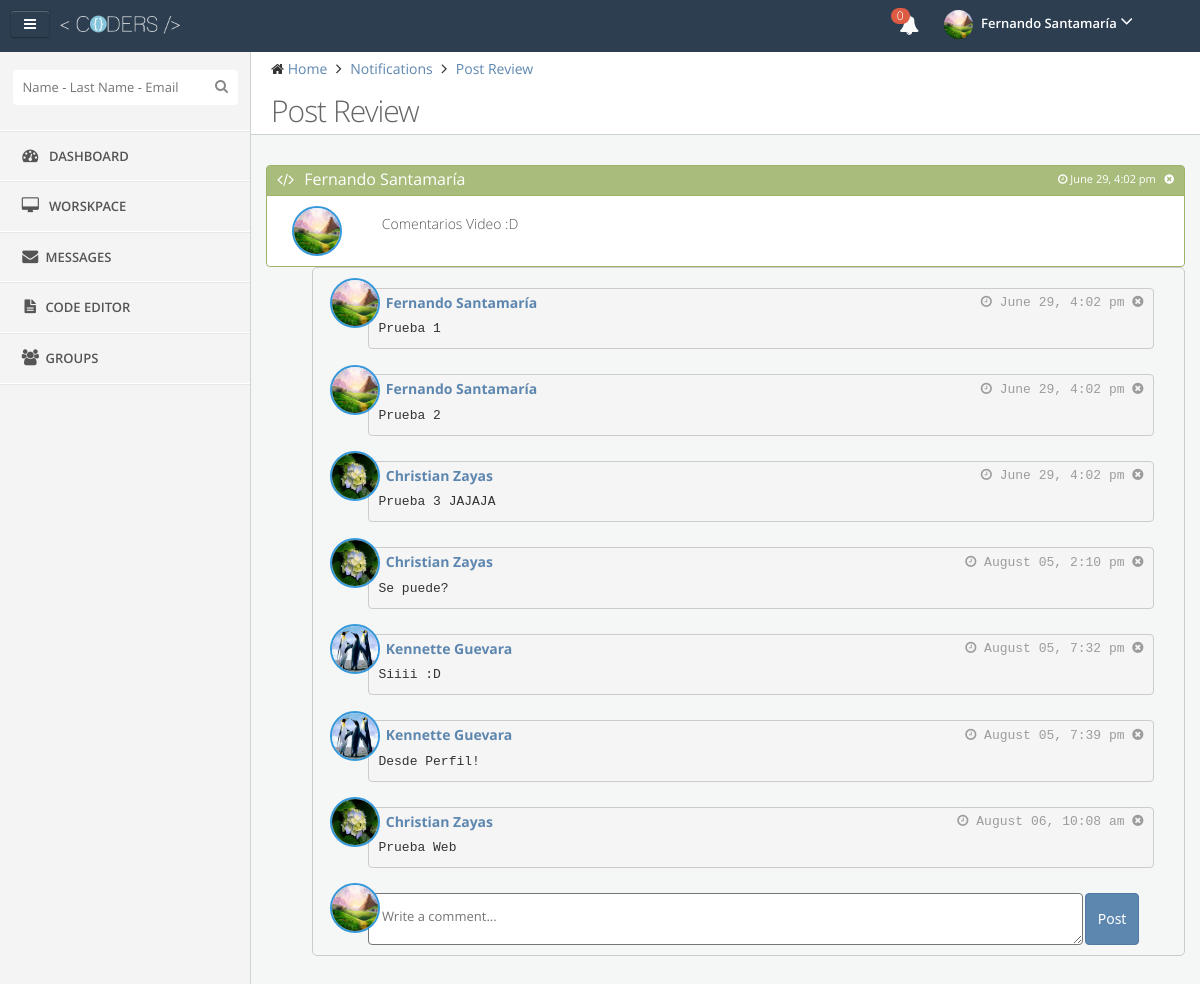
The app's page /Coders90/Coders-En/content/?r=post&i=jos2014fe04f3187570220140629040214 (signed in) with its own data.
### tables this page shows
CREATE TABLE IF NOT EXISTS `post` (
  `PostID` varchar(34) NOT NULL,
  `UserID` varchar(20) NOT NULL,
  `Content` longtext NOT NULL,
  `Date` date DEFAULT NULL,
  `Time` time NOT NULL,
  `View` int(11) NOT NULL,
  PRIMARY KEY (`PostID`),
  KEY `UserID_idx` (`UserID`)
);

CREATE TABLE IF NOT EXISTS `users` (
  `UserID` varchar(20) NOT NULL,
  `Name` varchar(15) NOT NULL,
  `LastName` varchar(15) NOT NULL,
  `Email` varchar(50) NOT NULL,
  `Pass` varchar(255) NOT NULL,
  `BirthDate` date NOT NULL,
  `Track` tinyint(1) NOT NULL,
  `Admin` tinyint(1) NOT NULL,
  `Block` tinyint(1) NOT NULL,
  PRIMARY KEY (`UserID`),
  UNIQUE KEY `UserID_UNIQUE` (`UserID`)
);

CREATE TABLE IF NOT EXISTS `postcomments` (
  `CommentID` int(11) NOT NULL AUTO_INCREMENT,
  `UserID` varchar(20) NOT NULL,
  `Content` mediumtext NOT NULL,
  `View` int(11) NOT NULL,
  `Date` date NOT NULL,
  `Time` time NOT NULL,
  `PostID` varchar(255) NOT NULL,
  PRIMARY KEY (`CommentID`),
  KEY `CommentPostID_idx` (`PostID`)
);

### Coders90/Coders-En/SQLFunc.php (called while the page is built, shortened)
<?php
function numberNotifications(){
	include("../BDD.php");
	$query="SELECT notifications.*, users.Name, users.LastName FROM notifications INNER JOIN users ON users.UserID=notifications.User WHERE notifications.UserID='".$_SESSION['UserID']."' AND View='0' ORDER BY Date DESC, TIME DESC";
	$result=mysql_query($query,$dbconn);
	$total=mysql_num_rows($result);
	return $total;
}
?>

### Coders90/Coders-En/content/index.php (the view, shortened to what this page needs)
<?php
	include("../BDD.php");
	if((isset($_GET['r']) && !empty($_GET['r']))){
		if ($_GET['r']=='post') {
			$comment="";
			$query="SELECT post.*, users.Name, users.Lastname FROM post INNER JOIN users on users.UserID=post.UserID WHERE post.PostID='".$_GET['i']."' AND View='1' LIMIT 1";
			$result=mysql_query($query,$dbconn);
			while ($row=mysql_fetch_array($result)) {
				if ($row[1]==$_SESSION['UserID']) {
					$content= "
					<div class='box border green' style='z-index:1; position:relative;'>
				    	<div class='box-title small'>
							<h4><i class='fa fa-code'></i><a idf='".$row[0]."'  style='text-decoration: none; color:white; cursor:pointer;' class='profile'>".$row[6]." ".$row[7]."</a></h4>
							<div class='pull-right'>
								<span class='timeclass pull-right'>
									<i class='fa fa-clock-o'></i>
									<span>".strftime("%B %d",strtotime($row[3])) .", ".date("g:i a", strtotime($row[4]))."</span>
									<span>&nbsp;&nbsp;<span class='compose tip-left' title='Delete Post'><i class='fa fa-times-circle delete-comment timeclass' title='Delete Post' idf='".$row[0]."' post-idf='".$row[7]."' onClick='delPost(this)'></i></span></span>
								</span>
							</div>
						</div>
						<div class='box-body clearfix' style='word-wrap:break-word;'>
							<span>
								<div class='col-xs-2 col-md-1'>
									<img class='img-perfil' src='../img/avatars/".$row[1].".jpg' onerror=\"this.src='../img/avatars/default.jpg'\" width='50' height='50'>
								</div>
								<div class='col-xs-8 col-md-10'>
									<div class='col-xs-12 col-md-12' style='word-wrap:break-word;'>
										<h5>
											<span>".htmlentities($row[2],ENT_NOQUOTES,"UTF-8")."</span>
										</h5>
									</div>
								</div>
							</span>
						</div>
					</div>";
				}
			}
			$query="SELECT postcomments.*, users.Name, users.Lastname FROM postcomments INNER JOIN users on users.UserID=postcomments.UserID WHERE postcomments.PostID='".$_GET['i']."' AND View='1' ORDER BY Date ASC, Time ASC";
			$result=mysql_query($query,$dbconn);
			$comment.="<div class='comment pull-right' style='border: solid 1px #cbcbcb; position: relative; width:95%; border-radius: 5px; margin-top: -25px;'>
						<div class='divide-20'></div>";
			while($row = mysql_fetch_array($result)){
				$postIDF=$row[6];
				$resPost=substr($postIDF, 0,20)	;
				if ($_SESSION['UserID']==$resPost) {
					$comment.="<div class='box-body clearfix adjust-text' style='word-wrap:break-word;'>
								<span>
									<div class='adjust-img'>
										<img class='img-perfil' src='../img/avatars/".$row[1].".jpg' onerror=\"this.src='../img/avatars/default.jpg'\" width='50' height='50'>
									</div>
									<div class='col-xs-12 col-md-12'>
										<div class='col-xs-12 col-md-12' style='word-wrap:break-word;'>
											<pre><a style='text-decoration: none;' href='../profile/index.php?user=".$row[1]."'><h5 class='comment-name' >"."  ".$row[7]." ".$row[8]."</a></h5><span class='pull-right comment-time'><i class='fa fa-clock-o'></i> ".strftime("%B %d",strtotime($row[4])) .", ".date("g:i a", strtotime($row[5]))." "."<i class='fa fa-times-circle delete-comment' title='Delete Comment' idf='".$row[0]."' post-idf='".$row[6]."' onClick='delComment(this)'></i></span>".htmlentities($row[2],ENT_NOQUOTES,"UTF-8")."</pre>
										</div>
									</div>
								</span>
							</div>
							<div class='divide-15'></div>";
				}
			}
			$comment.="<div class='box-body clearfix adjust-text' style='word-wrap:break-word;'>
						<span>
							<div class='adjust-img'>
								<img class='img-perfil' src='../img/avatars/".$_SESSION['UserID'].".jpg' onerror=\"this.src='../img/avatars/default.jpg'\" width='50' height='50'>
							</div>
							<div class='col-xs-10 col-md-11'>
								<div class='col-xs-12 col-md-12'>
									<textarea style='padding: 1em;' class='comment-area ".$_GET['i']."' placeholder='Write a comment...'></textarea>
									<div class='divide-10'></div>
								</div>
							</div>
							<div class='col-xs-1 col-md-1'>
								<div class='col-xs-12 col-md-12'>
									<button class='btn btn-primary comment-btn' idf='".$_GET['i']."' style='margin-left:-4.2em; margin-top:0em; height:3.7em;' onClick='postComment(this)' onKeyDown='enterPress(this)'>Post</button>
								</div>
							</div>
						</span>
					</div>
				</div>";
		} else{
			header('Location: ../error/404.html');
		}
	} else {
		header('Location: ../error/404.html');
	}
	require("../SQLFunc.php");
?>
<!DOCTYPE html>
<html lang="en">
<head>
	<link rel="stylesheet" type="text/css" href="../css/style.css" >
	<link rel="stylesheet" type="text/css"  href="../css/themes/default.css">
	<link rel="stylesheet" type="text/css"  href="../css/responsive.css" >
	<link rel="stylesheet" href="../editor/jquery-ui/css/coders/jquery-ui-1.10.4.custom.css">
	<link href="../font-awesome/css/font-awesome.min.css" rel="stylesheet">
	<link href='../css/fonts.css' rel='stylesheet' type='text/css'>
</head>
<body>
<header class="navbar clearfix navbar-fixed-top" id="header">
	<div class="container">
		<div class="navbar-brand">
			<a href="../dashboard/">
				<img src="../img/logo/logo.png" alt="Coders Logo" class="img-responsive" height="30" width="120">
			</a>
			<div id="sidebar-collapse" class="sidebar-collapse btn">
				<i class="fa fa-bars"
					data-icon1="fa fa-bars"
					data-icon2="fa fa-bars"></i>
			</div>
		</div>
		<ul class="nav navbar-nav pull-right">
			<li class="dropdown" id="header-notification">
				<a href="#" class="dropdown-toggle" data-toggle="dropdown">
					<i class="fa fa-bell"></i>
					<span class="badge"><?php echo numberNotifications();?></span>
				</a>
			</li>
			<li class="dropdown user" id="header-user">
				<a href="#" class="dropdown-toggle" data-toggle="dropdown">
					<img alt="" src="../img/avatars/<?php echo $_SESSION['UserID'];?>.jpg" onerror="this.src='../img/avatars/default.jpg'"/>
					<span class="username"><?php echo $_SESSION['UserName']." ".$_SESSION['UserLast'];?></span>
					<i class="fa fa-angle-down"></i>
				</a>
			</li>
		</ul>
	</div>
</header>
<section id="page">
			<div id="sidebar" class="sidebar sidebar-fixed">
				<div class="sidebar-menu nav-collapse">
					<div class="divide-20"></div>
					<div id="search-bar">
						<input type="text" id="searchbar" class="search" autocomplete="off" placeholder="Name - Last Name - Email"><i class="fa fa-search search-icon"></i>
					</div>
					<ul>
						<li>
							<a href="../dashboard/">
								<i class="fa fa-tachometer fa-fw"></i> <span class="menu-text">Dashboard</span>
							</a>
						</li>
						<li>
							<a href="../workspace/">
								<i class="fa fa-desktop fa-fw"></i> <span class="menu-text">Worskpace</span>
							</a>
						</li>
						<li>
							<a href="../messages/">
								<i class="fa fa-envelope fa-fw"></i><span class="menu-text">Messages
								</span>
							</a>
						</li>
						<li>
							<a href="../editor/">
								<i class="fa fa-file-text fa-fw"></i><span class="menu-text">Code Editor
								</span>
							</a>
						</li>
						<li>
							<a href="../groups/">
								<i class="fa fa-group fa-fw"></i><span class="menu-text">Groups
								</span>
							</a>
						</li>
					</ul>
				</div>
			</div>
	<div id="main-content">
		<div class="container pull-left">
			<div class="row">
				<div id="content" class="col-lg-12">
					<div class="row">
						<div class="col-sm-12">
							<div class="page-header">
								<ul class="breadcrumb">
									<li>
										<i class="fa fa-home"></i>
										<a href="../dashboard/">Home</a>
									</li>
									<li>
										<a href="../notifications/">Notifications</a>
									</li>
									<li>
										<a href="#">Post Review</a>
									</li>
								</ul>
								<div class="clearfix">
									<h3 class="content-title pull-left">
										Post Review
									</h3>
								</div>
							</div>
						</div>
					</div>
					<div class="row">
						<div class="col-xs-12 col-md-12 pull-right">
						<?php
							echo $content;
							echo $comment;
						?>
					</div>
				</div>
			</div>
		</div>
	</div>
</section>
</body>
</html>

### Coders90/Coders-En/css/themes/default.css (style rules this page uses)
#page { background: none repeat scroll 0 0 #f4f4f4; }
.navbar { background: none repeat scroll 0 0 #2C3E50; border: none; border-radius: 0; margin: 0; }
.navbar .navbar-brand { float: left; font-size: 18px; line-height: 20px; padding: 15px; width: 250px; }
.navbar .navbar-brand img { position: absolute; max-width: 60%; height: 30px; width: 120px; top:10px; left: 60px; }
.navbar .dropdown-toggle { color: #FFFFFF; }
.navbar .dropdown-toggle i { color: #FFFFFF; font-size: 20px; }
.navbar .dropdown-toggle .badge { background-color: #dd5a43; border-radius: 100px !important; font-size: 12px !important; font-weight: 300; height: 16px; padding: 2px 6px; position: absolute; right: 24px; text-align: center; text-shadow: none !important; top: 8px; }
.navbar .dropdown-toggle .username { font-weight: 600; }
.navbar #header-notification .dropdown-toggle i, .navbar #header-message .dropdown-toggle i { color: #fafafa; text-shadow: none; }
.navbar .nav.navbar-nav.pull-right { min-width: 300px; }
.dropdown.user a.dropdown-toggle { padding: 10px 10px 11px; }
.dropdown.user img { margin-right: 5px; border-radius: 99px; height: 29px; width: 29px; }
#sidebar { background: none repeat scroll 0 0 #f4f4f4; padding: 0 !important; width: 250px; position: absolute; border-bottom: 1px solid #e7e7e7; }
.sidebar-fixed { position: fixed !important; }
#sidebar * { text-overflow: ellipsis; }
.sidebar-menu > ul { list-style: none; margin: 0; padding: 0; margin-top: 15px; border-bottom: 1px solid #FFFFFF !important; border-top: 1px solid #FFFFFF !important; }
.sidebar-menu > ul > li { display: block; margin: 0; padding: 0; border: 0px; }
.sidebar-menu > ul > li > a { display: block; position: relative; margin: 0; border: 0 none; padding: 15px 15px 15px 20px; text-decoration: none; font-size: 13px; font-weight: 600; text-transform: uppercase; }
.sidebar-menu > ul > li a i { color: #555555; font-size: 16px; margin-right: 5px; }
.sidebar-menu > ul > li > a { border-bottom: 1px solid #ffffff !important; border-top: 1px solid #e7e7e7 !important; color: #555555 !important; }
.sidebar-menu > ul > li:last-child > a { border-bottom: 1px solid transparent !important; }
.sidebar-menu > ul > li a i { color: #555555; }
.sidebar-menu #search-bar { display: block; text-align: center; }
.sidebar-menu #search-bar .search { background: none repeat scroll 0 0 #ffffff; border: 0 none; border-radius: 4px; color: #555555; padding: 8px 10px; width: 90%; margin: 0 auto 10px; padding-right: 30px !important; }
.sidebar-menu #search-bar .search-icon { display: block; font-size: 14px; line-height: 1; position: absolute; right: 22px; top: 29px; color: #888888; }
.sidebar-collapse, .switcher { padding: 10px 10px 0 0; position: absolute; top: 10px; left: 10px; border-color: rgba(0, 0, 0, 0.1) rgba(0, 0, 0, 0.1) rgba(0, 0, 0, 0.25); box-shadow: 0 1px 0 rgba(255, 255, 255, 0.2) inset, 0 1px 2px rgba(0, 0, 0, 0.05); color: #FFFFFF; padding: 6px 8px; }
.sidebar-collapse > [class*="fa-"], .switcher > [class*="fa-"] { color: #FFFFFF; cursor: pointer; display: inline-block; padding: 0 5px; position: relative; float: right; }

### records on screen
post: UserID.Name "Fernando", UserID.LastName "Santamaría", Date "June 29", Time "4:02 pm", UserID (picture), Content "Comentarios Video :D"
postcomments: UserID (picture), UserID.Name "Fernando", UserID.LastName "Santamaría", Date "June 29", Time "4:02 pm", Content "Prueba 1"
postcomments: UserID (picture), UserID.Name "Fernando", UserID.LastName "Santamaría", Date "June 29", Time "4:02 pm", Content "Prueba 2"
postcomments: UserID (picture), UserID.Name "Christian", UserID.LastName "Zayas", Date "June 29", Time "4:02 pm", Content "Prueba 3 JAJAJA"
postcomments: UserID (picture), UserID.Name "Christian", UserID.LastName "Zayas", Date "August 05", Time "2:10 pm", Content "Se puede?"
postcomments: UserID (picture), UserID.Name "Kennette", UserID.LastName "Guevara", Date "August 05", Time "7:32 pm", Content "Siiii :D"
postcomments: UserID (picture), UserID.Name "Kennette", UserID.LastName "Guevara", Date "August 05", Time "7:39 pm", Content "Desde Perfil!"
postcomments: UserID (picture), UserID.Name "Christian", UserID.LastName "Zayas", Date "August 06", Time "10:08 am", Content "Prueba Web"

### other values on screen
numberNotifications() "0"
$_SESSION['UserName'] "Fernando"
$_SESSION['UserLast'] "Santamaría"
